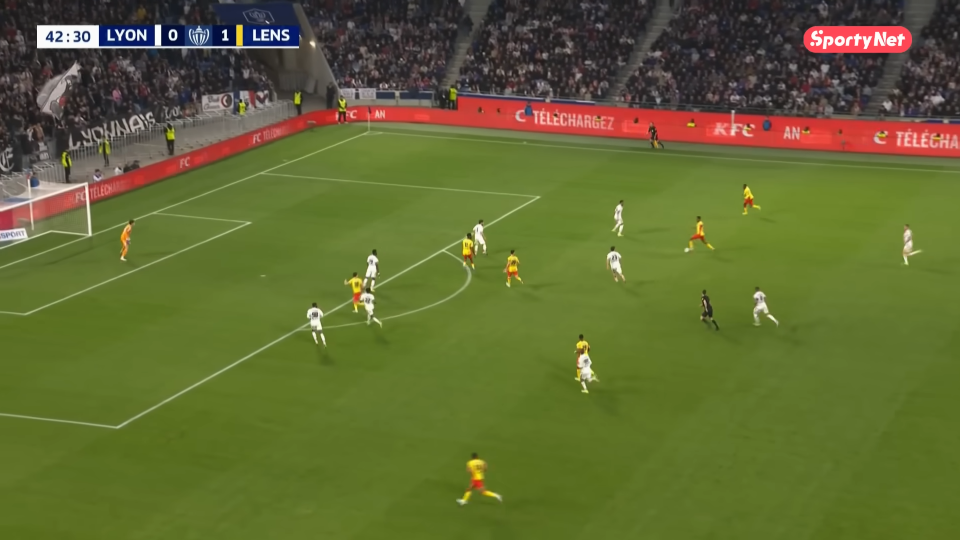
#> input picture frontend/src/assets/placeholder.png, 1920 x 1080 px (shown at 1/2 size)
$ python -i color_extractor.py   (imports and definitions only)
#> lines starting #> are read from the running program, lines starting #| are printed output that depends on the picture; after the words box and inside, x2 and y2 are one past the last pixel; in counts of white or black regions, pixels touching at a corner belong together
#> further down, picture is the input picture: shape (1080, 1920, 3); mean B, G, R 50.9, 104.1, 97.1
import cv2
import numpy as np

class ColorExtractor:
    """
    Extrai a cor predominante de uma imagem (ex: crop do torso).
    Usa o algoritmo K-Means para isolar a cor real da camisa,
    ignorando sombras, luzes estouradas e pequenos logos.
    """

    def __init__(self, k: int = 3) -> None:
        self.k = k

    def get_dominant_color_hex(self, image_bgr: np.ndarray) -> str | None:
        if image_bgr is None or image_bgr.size == 0:
            return None

        # Redimensiona para acelerar
        h, w = image_bgr.shape[:2]
#> h = 1080; w = 1920
        max_dim = 50
        if max(h, w) > max_dim:
            scale = max_dim / max(h, w)
#> scale = 0.026
            image_bgr = cv2.resize(image_bgr, (int(w * scale), int(h * scale)))
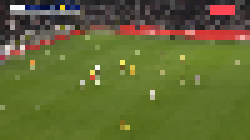
#> image_bgr: shape (28, 50, 3) (shown 5 times larger); mean of channels 0, 1, 2 51.4, 104.7, 98.5; drawn as B, G, R

        # Converte para HSV para lidar melhor com luminância
        image_hsv = cv2.cvtColor(image_bgr, cv2.COLOR_BGR2HSV)
#> image_hsv: shape (28, 50, 3); mean H, S, V 48.9, 132.7, 113.6

        # Cria uma máscara removendo Preto (Value < 30) e Branco (Saturation < 30 e Value > 200)
        # Ajuste esses limiares conforme a iluminação do seu jogo
        lower_bound = np.array([0, 30, 30])
        upper_bound = np.array([179, 255, 255])
        mask = cv2.inRange(image_hsv, lower_bound, upper_bound)
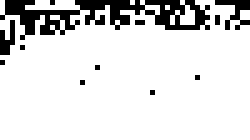
#> mask: shape (28, 50) (shown 5 times larger); 86.9% white; black in thin lines or dots, all inside (x1, y1, x2, y2) = (0, 0, 50, 19)

        # Filtra apenas os pixels válidos. Retornamos para RGB para obtermos o HEX real
        image_rgb = cv2.cvtColor(image_bgr, cv2.COLOR_BGR2RGB)
        valid_pixels = image_rgb[mask > 0]
#> valid_pixels = 1216 rows, first 8: [41, 34, 35], [80, 72, 60], [34, 35, 40], [27, 28, 32], [29, 36, 61], [29, 36, 61], [53, 60, 83], [30, 37, 63]

        if len(valid_pixels) == 0:
            return None # Fallback se tudo for sombra/estourado

        pixels = valid_pixels.astype(np.float32)
#> pixels has the same summary as valid_pixels

        criteria = (cv2.TERM_CRITERIA_EPS + cv2.TERM_CRITERIA_MAX_ITER, 10, 1.0)
        best_labels = np.empty(0, dtype=np.int32)

        _, labels, centers = cv2.kmeans(
            pixels, self.k, best_labels, criteria, 10, cv2.KMEANS_RANDOM_CENTERS
        )
#> labels = 1216 values, max 2 at index 21, min 0 at index 23, mean 1.76; centers = [[205.4, 97.03, 77.79], [48.27, 44.14, 49.96], [98.12, 117, 44.55]]

        counts = np.bincount(labels.flatten())
#> counts = [87, 113, 1016]
        dominant_rgb = centers[np.argmax(counts)]
#> dominant_rgb = [98.12, 117, 44.55]
        r, g, b = [int(c) for c in dominant_rgb]
#> r = 98; g = 116; b = 44

        return f"#{r:02x}{g:02x}{b:02x}"

>>> import cv2
>>> picture = cv2.imread('../../frontend/src/assets/placeholder.png')
>>> result = ColorExtractor().get_dominant_color_hex(picture)
#> result = '#62742c'
